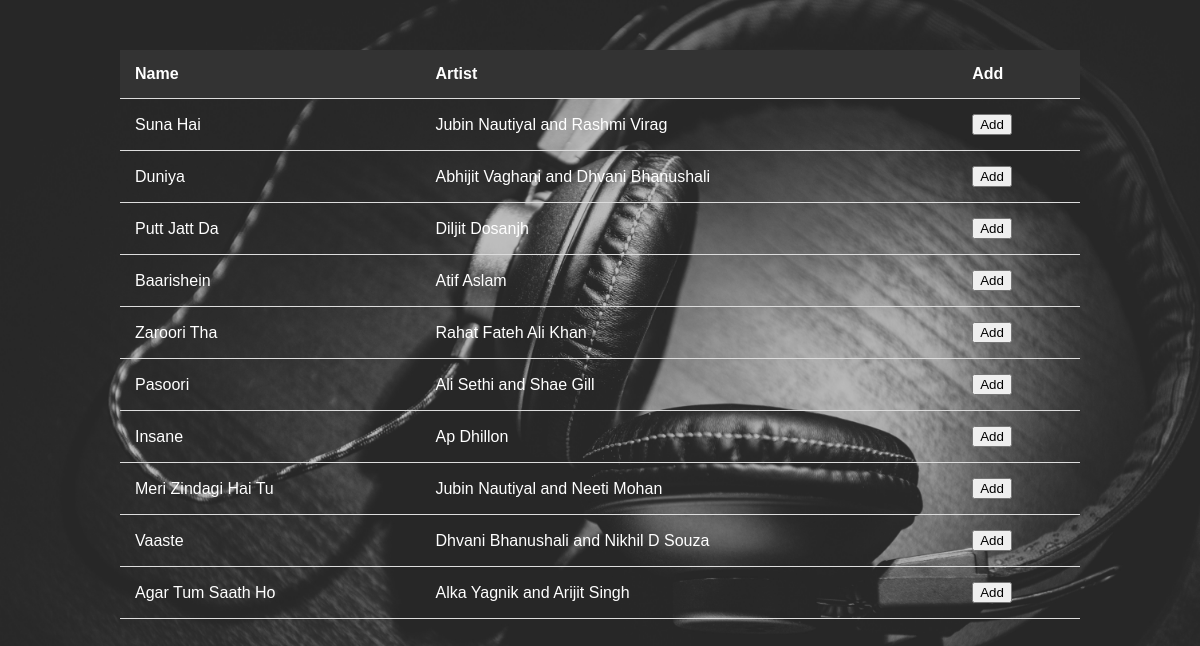
Page /add on the committed database.
### tables this page shows
CREATE TABLE toadd (id integer primary key, name text, artist text, imgloc text, audloc text);

### app.py (the view, shortened to what this page needs)
@app.route("/add", methods = ["GET", "POST"])
def add():
    if request.method == "GET":
        data = db.execute("Select * from toadd")
        return render_template("add.html", data=data)

### templates/add.html (shortened to what this page needs)
<!DOCTYPE html>
<html lang="en">
<head>
</head>
<body>
  <table>
    <thead>
      <tr>
        <th>Name</th>
        <th>Artist</th>
        <th>Add</th>
      </tr>
    </thead>
    <tbody>
        {% for i in data %}
            <tr>
                <td> {{ i.name }} </td>
                <td> {{ i.artist }} </td>
                <td>
                    <form action="/add" method = "Post">
                        <button name="adding" value="{{ i.id }}" type="submit">Add</button>
                    </form>
                </td>
            </tr>
        {% endfor %}
    </tbody>
  </table>
</body>
</html>

### templates/add.html (style rules this page uses)
body { margin: 0; padding: 0; background: url('/static/images/bg5.jpg') center/cover fixed; font-family: sans-serif; color: #fff; }
table { width: 80%; margin: 50px auto; border-collapse: collapse; }
th, td { padding: 15px; text-align: left; border-bottom: 1px solid #ddd; }
th { background-color: #333; color: #fff; }
tr { animation: fadeIn 0.5s ease-in-out; }

### rows in the picture
toadd: name "Suna Hai", artist "Jubin Nautiyal and Rashmi Virag", {{ i.id }} 2 (drawn)
toadd: name "Duniya", artist "Abhijit Vaghani and Dhvani Bhanushali", {{ i.id }} 3 (drawn)
toadd: name "Putt Jatt Da", artist "Diljit Dosanjh", {{ i.id }} 4 (drawn)
toadd: name "Baarishein", artist "Atif Aslam", {{ i.id }} 5 (drawn)
toadd: name "Zaroori Tha", artist "Rahat Fateh Ali Khan", {{ i.id }} 8 (drawn)
toadd: name "Pasoori", artist "Ali Sethi and Shae Gill", {{ i.id }} 9 (drawn)
toadd: name "Insane", artist "Ap Dhillon", {{ i.id }} 10 (drawn)
toadd: name "Meri Zindagi Hai Tu", artist "Jubin Nautiyal and Neeti Mohan", {{ i.id }} 11 (drawn)
toadd: name "Vaaste", artist "Dhvani Bhanushali and Nikhil D Souza", {{ i.id }} 12 (drawn)
toadd: name "Agar Tum Saath Ho", artist "Alka Yagnik and Arijit Singh", {{ i.id }} 13 (drawn)
